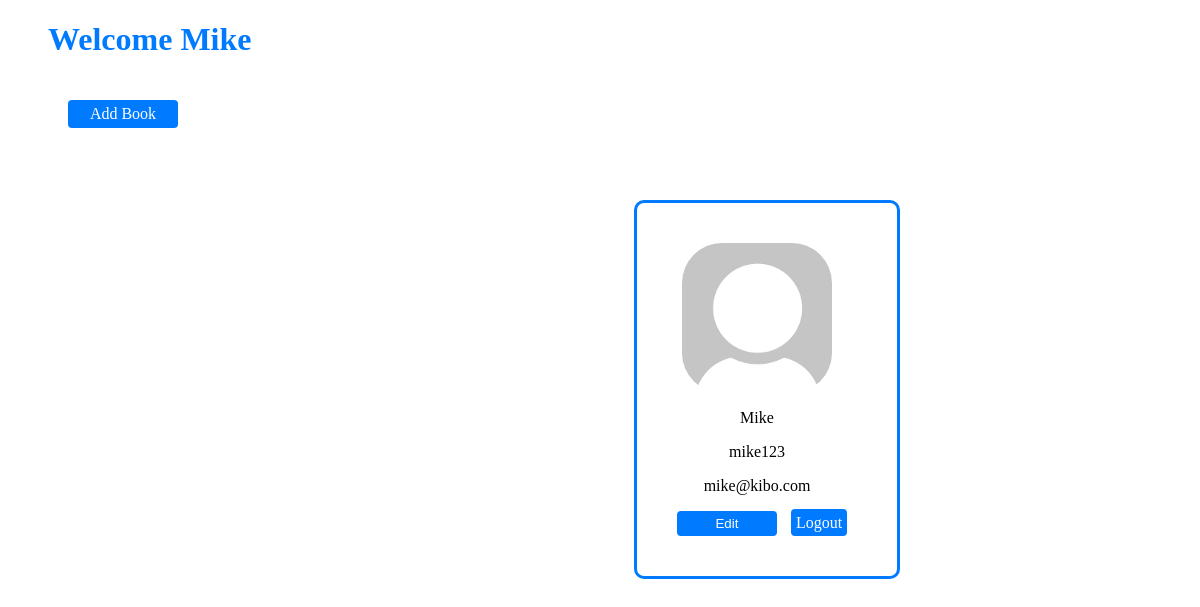
/mike123, run on the app's committed database.
### models.py (models this page shows, shortened)
class User(db.Model):
    id = db.Column(db.Integer, primary_key=True)
    firstname = db.Column(db.String(100), nullable=False)
    username = db.Column(db.String(100), unique=True, nullable=False)
    email = db.Column(db.String(100), unique=True, nullable=False)
    password = db.Column(db.String(100), nullable=False)
    book = db.relationship('Books', lazy=True)

### app.py (the view)
@app.route('/<username>', methods=['GET','POST'])
def users(username):
    user = find_user(username)
    if user:
        user_id = user.id
        current_user = User.query.filter_by(id=user_id).first()
        books = get_user_books(user_id)
        book_titles = [book.title for book in books]
        book_authors = [book.author for book in books]
        book_dates = [book.date for book in books]
        return render_template('user.html', titles=book_titles, authors=book_authors, dates=book_dates, current_user=current_user, length=len(book_titles))
    else:
        message = 'Username does not exist'
        return render_template('login.html', message=message)

### queries.py (called while the page is built)
def find_user(username):
    found_user = User.query.filter_by(username=username).first()
    return found_user

def get_user_books(user_id):
    all_user_books = Books.query.filter_by(user_id=user_id).all()
    return all_user_books

### templates/user.html (shortened to what this page needs)
<!DOCTYPE html>
<html lang="en">
<head>
    <link rel="stylesheet" type="text/css" href="{{ url_for('static', filename='css/user.css') }}">
</head>
<body>
    <h1>Welcome {{ current_user.firstname }}</h1>
    <div class="profile">
        <img src="/static/images/dummy-profile-pic.png" width="15%" height="auto" alt="dummy profile photo">
        <p>{{ current_user.firstname }}</p>
        <p>{{ current_user.username }}</p>
        <p>{{ current_user.email }}</p>
        <a href="/edit_user"><button type="submit">Edit</button></a>
        <a href="/logout" class="logout-link">Logout</a>
    </div>
    <div class="buttons-container">
        <a href="/add" class="add-link">Add Book</a>
        <br>
    </div>
</body>
</html>

### static/css/user.css (style rules this page uses)
.profile, .number { display: inline-block; vertical-align: top; border: 3px solid #007bff; }
.profile { width: 20%; padding-right: 20px; float: right; border-radius: 10px; border: 3px solid #007bff; margin-right: 300px; margin-top: 200px; text-align: center; position: fixed; top: 0; right: 0; z-index: 9999; }
.profile img { display: block; margin: 0 auto; margin-top: 40px; border-radius: 40px; width: 150px; }
.profile button[type="submit"] { margin-top: auto; margin-left: 10px; background-color: #007bff; color: white; border: none; border-radius: 4px; padding: 5px; cursor: pointer; width: 100px; margin-bottom: 40px; }
.buttons-container { clear: both; margin-top: 20px; margin-left: 50px; text-align: right; float:left; display: flex; justify-content: space-between; }
.logout-link { margin-top: auto; margin-left: 10px; background-color: #007bff; color: white; border: none; border-radius: 4px; padding: 5px; cursor: pointer; width: 200px; margin-bottom: 40px; text-align: center; text-decoration: none; }
.add-link { margin-top: auto; margin-left: 10px; background-color: #007bff; color: white; border: none; border-radius: 4px; padding: 5px; cursor: pointer; width: 100px; margin-bottom: 40px; text-align: center; text-decoration: none; }
h1 { color: #007bff; margin-left: 40px; }

### data on the page
User: firstname "Mike", username "mike123", email "mike@kibo.com"
